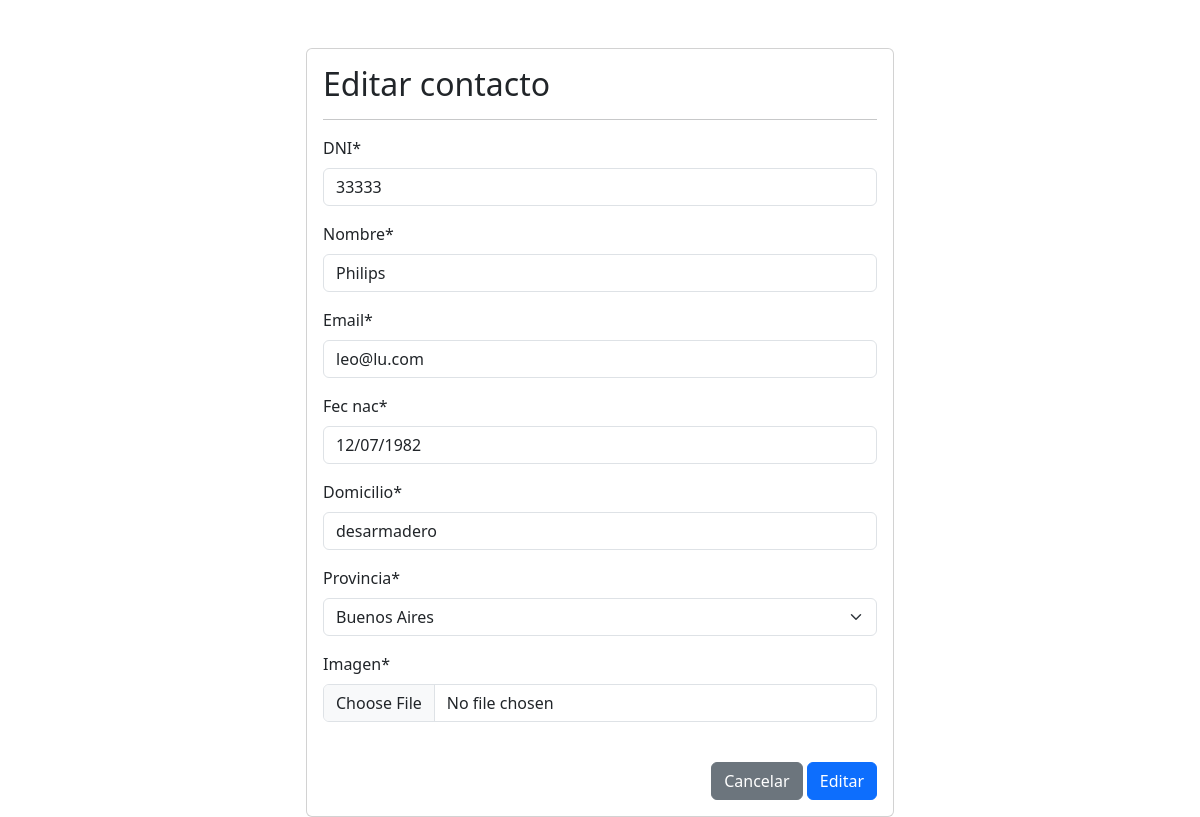
The page /modificar-contacto/3/ on the database as committed earlier.
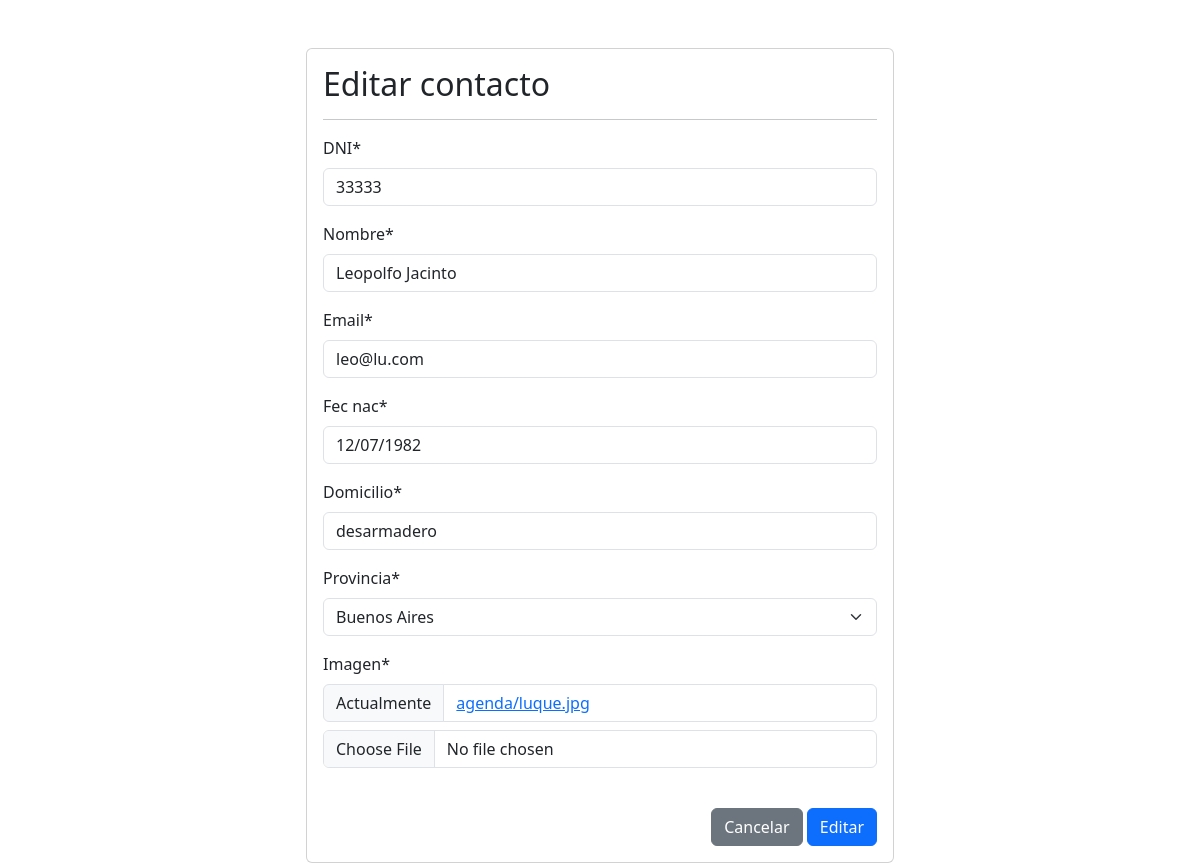
The same page on the database as committed later.
### agenda/models.py (models this page shows, shortened)
class Agenda(models.Model):
    DNI = models.CharField(max_length=8, unique=True)
    nombre = models.CharField(max_length=100)
    email = models.EmailField()
    fec_nac = models.DateField()
    domicilio = models.CharField( max_length=100)
    provincia = models.ForeignKey(Provincia, on_delete=models.CASCADE)
    imagen = models.ImageField(upload_to='agenda', null=True)
    class Meta:
        verbose_name = "Agenda"
        verbose_name_plural = "agendas"
        db_table = "agenda"

class Provincia(models.Model):
    nombre = models.CharField(max_length=100)
    class Meta:
        verbose_name = "Provincia"
        verbose_name_plural = "provincias"
        db_table = "provincia"
    def __str__(self):
        return self.nombre

### agenda/views.py (the view, shortened to what this page needs)
# urls.py: path('modificar-contacto/<id>/', modificar_contacto, name="modificar_contacto"),
def modificar_contacto(request, id):
    contacto = get_object_or_404(Agenda, id=id)
    data = {
        'form': AgendaForm(instance=contacto)
    }
    return render(request, 'agenda/modificar_contacto.html', context=data)

### agenda/forms.py
class AgendaForm(forms.ModelForm):
    class Meta:
        model = Agenda
        fields = '__all__'

### agenda/templates/agenda/modificar_contacto.html (shortened to what this page needs)
<!DOCTYPE html>
<html lang="es">
<head>
    <link href="https://cdn.jsdelivr.net/npm/bootstrap@5.3.2/dist/css/bootstrap.min.css" rel="stylesheet">
</head>
{% load crispy_forms_tags %}
<body>
    <div id="contenido">
        <br>
        <br>
    <div class="row">
        <div class="col-12 col-md-6 offset-md-3">
            <div class="card">
                <div class="card-body">
                    <h2>Editar contacto</h2>
            <hr>
            <form action="" class="" method="post" enctype="multipart/form-data">
                {{ form | crispy  }}
                <br>
                <div class="d-flex justify-content-end">
                    <input type="reset" value="Cancelar" class="btn btn-secondary">
                    <button type="submit" id="btnEnviar" class="btn btn-primary">Editar</button>
                </div>
            </form>
                </div>
            </div>
        </div>
    </div>
</body>
</html>

Rows that differ between the two databases and show on the page:
changed Agenda "leo@lu.com": nombre "Philips" → "Leopolfo Jacinto"
Other text that changed with them:
text no longer shown: "DNI * Nombre * Email * Fec nac * Domicilio * Provincia * Imagen *"
text now shown: "DNI * Nombre * Email * Fec nac * Domicilio * Provincia * Imagen * Actualmente agenda/luque.jpg"
